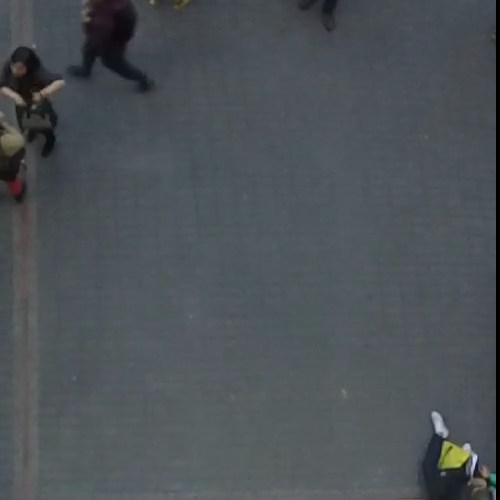
#> input picture DataSet/Data/53.png, 500 x 500 px
$ python HOG_pedestrian.py
#> lines starting #> are read from the running program, lines starting #| are printed output that depends on the picture
# Code adapted from:
# https://gist.github.com/madhawav/a951f3790987532d32126a5f437ca28a
# OpenCV people Counter

import cv2
import time
import imutils


hog = cv2.HOGDescriptor()
hog.setSVMDetector(cv2.HOGDescriptor_getDefaultPeopleDetector())

imageArray = ['53', '4', '10', '6', '0', '17', '24', '23', '89', '62', '65', '63', '64']

pedestrians = 0

for i in range(len(imageArray)):

    image = '../../DataSet/Data/' + imageArray[i] + '.png'

    image = cv2.imread(image)
#> image is the input picture: shape (500, 500, 3); mean B, G, R 86.2, 82.1, 75.9

    # frame = imutils.resize(image, width=1280)

    start_time = time.time()

    frame = cv2.resize(image, (700, 1300))  # Downscale to improve image recognition
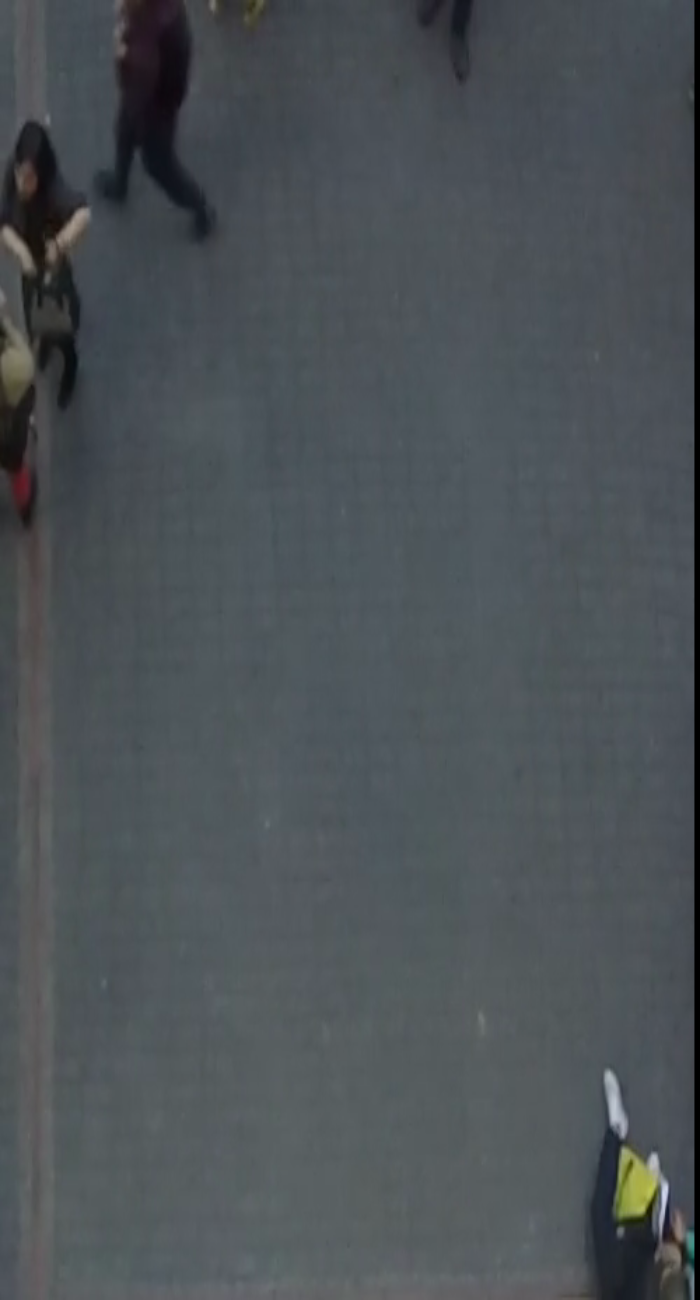
#> frame: shape (1300, 700, 3); mean B, G, R 86.1, 82, 75.9
    gray_frame = cv2.cvtColor(frame, cv2.COLOR_RGB2GRAY)  # HOG needs a grayscale image

    rects, weights = hog.detectMultiScale(gray_frame)
#> rects = (); weights = ()

    # Measure elapsed time for detections
    end_time = time.time()
    print("Elapsed time:", end_time - start_time)

    for i, (x, y, w, h) in enumerate(rects):
        if weights[i] < 0.1:
            continue
        cv2.rectangle(frame, (x, y), (x + w, y + h), (0, 255, 0), 2)
        pedestrians += 1
#> this loop made 0 passes
#> after the loop, pedestrians = 0

    print('Total of pedestrians ' + str(pedestrians))
#| Total of pedestrians 0
#> (the run stopped early here; a loop or call above may not have finished)
